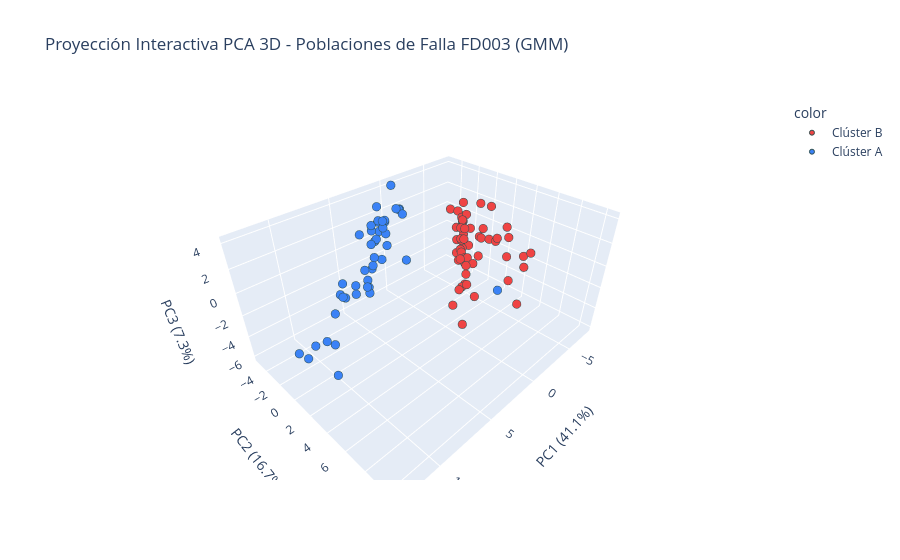

Write notebook code for a chart like this one.
### Code cell
# 5. Visualización 3D Interactiva con Plotly
fig_plotly = px.scatter_3d(
    x=X_pca_3d[:, 0], y=X_pca_3d[:, 1], z=X_pca_3d[:, 2],
    color=df_engine_features['cluster_name'],
    color_discrete_map=palette,
    hover_name=[f'Motor #{u}' for u in df_engine_features.index],
    labels={'x': f'PC1 ({var_exp[0]*100:.1f}%)', 'y': f'PC2 ({var_exp[1]*100:.1f}%)', 'z': f'PC3 ({var_exp[2]*100:.1f}%)'},
    title=f'Proyección Interactiva PCA 3D - Poblaciones de Falla FD003 ({chosen_method})'
)
fig_plotly.update_traces(marker=dict(size=5, line=dict(width=1, color='DarkSlateGrey')))
html_path = FIGURES_DIR / '03_pca_3d_interactivo_FD003.html'
fig_plotly.write_html(html_path)
print(f'  Gráfica interactiva guardada: {html_path.relative_to(PROJECT_ROOT)}')

# Renderizado inline bajo la gráfica estática (requiere renderer de plotly en el notebook)
fig_plotly.show()

### Figure 1 — Plotly figure (JSON) as saved in the notebook; plotly's stock layout.template omitted (floating-point values rounded to 4 significant figures)
{"data": [{"hovertemplate": "<b>%{hovertext}</b><br><br>color=Clúster B<br>PC1 (41.1%)=%{x}<br>PC2 (16.7%)=%{y}<br>PC3 (7.3%)=%{z}<extra></extra>", "hovertext": ["Motor #1", "Motor #3", "Motor #4", "Motor #5", "Motor #6", "Motor #8", "Motor #12", "Motor #13", "Motor #14", "Motor #15", "Motor #22", "Motor #23", "Motor #25", "Motor #26", "Motor #28", "Motor #29", "Motor #30", "Motor #31", "Motor #32", "Motor #35", "Motor #36", "Motor #40", "Motor #44", "Motor #47", "Motor #48", "Motor #50", "Motor #51", "Motor #52", "Motor #53", "Motor #54", "Motor #56", "Motor #58", "Motor #61", "Motor #63", "Motor #64", "Motor #65", "Motor #66", "Motor #67", "Motor #69", "Motor #70", "Motor #74", "Motor #76", "Motor #78", "Motor #79", "Motor #80", "Motor #83", "Motor #86", "Motor #87", "Motor #90", "Motor #91", "Motor #92", "Motor #93", "Motor #95", "Motor #99", "Motor #100"], "legendgroup": "Clúster B", "marker": {"color": "#EF4444", "line": {"color": "DarkSlateGrey", "width": 1}, "size": 5, "symbol": "circle"}, "mode": "markers", "name": "Clúster B", "scene": "scene", "showlegend": true, "type": "scatter3d", "x": [-5.762, -4.674, -7.565, -4.86, -6.15, -6.497, -4.674, -1.927, -4.594, -6.034, -4.008, -4.444, 0.8136, -4.089, -5.198, -6.32, 2.969, -5.753, 0.4855, -3.226, -5.0, -5.28, -6.275, -3.798, -0.09282, -0.9381, -1.522, -4.261, -2.293, -3.168, -6.281, -4.84, -2.814, -4.63, -0.1374, -3.27, -2.492, -6.536, -4.722, -2.612, -4.112, -6.205, -4.205, -2.903, -1.845, -3.301, -4.737, -2.981, -4.405, -0.8003, -6.225, -3.071, -3.791, -4.87, -4.541], "y": [-1.562, -0.3794, -2.936, 1.488, -1.901, -1.753, -0.7336, 6.065, -1.103, -0.9306, 0.6637, -0.001853, 8.239, 1.25, -0.8897, -2.626, 10.46, -0.6031, 9.438, 0.5406, -1.071, -1.054, -2.704, 2.181, 8.592, 3.056, 6.339, 1.614, 2.176, 4.991, -1.921, -0.8035, 4.455, -1.164, 8.704, 2.314, 1.821, -2.212, -0.7791, 1.375, 2.744, -3.44, -0.5038, 1.529, 1.744, 2.391, 1.154, 4.212, 0.07859, 2.026, -2.067, 1.327, 2.94, -0.5184, -0.4858], "z": [0.3506, -0.6868, -0.3277, 0.9603, -0.0004397, 0.5723, -0.7874, 1.439, -2.333, -2.081, -1.855, -2.329, 1.684, -2.227, -0.5918, 0.6732, 2.071, -0.1158, 4.169, -1.697, 0.03434, -2.087, -0.9859, 0.7512, 3.33, -6.111, 3.29, 0.4802, -3.095, 3.0, -0.08777, -1.029, 1.993, -1.035, 2.518, -4.772, -1.467, 1.574, -1.904, -3.887, 0.737, 0.6264, -2.688, -2.639, -3.618, -0.6396, 3.151, 1.569, -2.839, -4.551, 0.2577, -3.843, 3.783, 0.2141, -1.997]}, {"hovertemplate": "<b>%{hovertext}</b><br><br>color=Clúster A<br>PC1 (41.1%)=%{x}<br>PC2 (16.7%)=%{y}<br>PC3 (7.3%)=%{z}<extra></extra>", "hovertext": ["Motor #2", "Motor #7", "Motor #9", "Motor #10", "Motor #11", "Motor #16", "Motor #17", "Motor #18", "Motor #19", "Motor #20", "Motor #21", "Motor #24", "Motor #27", "Motor #33", "Motor #34", "Motor #37", "Motor #38", "Motor #39", "Motor #41", "Motor #42", "Motor #43", "Motor #45", "Motor #46", "Motor #49", "Motor #55", "Motor #57", "Motor #59", "Motor #60", "Motor #62", "Motor #68", "Motor #71", "Motor #72", "Motor #73", "Motor #75", "Motor #77", "Motor #81", "Motor #82", "Motor #84", "Motor #85", "Motor #88", "Motor #89", "Motor #94", "Motor #96", "Motor #97", "Motor #98"], "legendgroup": "Clúster A", "marker": {"color": "#3B82F6", "line": {"color": "DarkSlateGrey", "width": 1}, "size": 5, "symbol": "circle"}, "mode": "markers", "name": "Clúster A", "scene": "scene", "showlegend": true, "type": "scatter3d", "x": [5.548, 1.808, -0.409, 1.789, 11.79, 1.765, 5.586, 1.166, 3.255, 3.093, 7.086, 2.13, 5.32, 7.928, -0.2162, 4.316, 8.083, 5.502, 2.07, 12.84, 2.866, 10.88, 9.395, 4.04, 0.01875, 5.153, 2.362, 12.29, 8.064, 3.851, 2.007, 4.401, 10.16, 7.754, 2.102, 3.085, 1.891, 6.419, 3.769, 3.098, 11.22, -0.724, -1.037, 4.752, 2.196], "y": [-1.027, -4.033, -3.938, -4.053, 1.315, -3.171, -0.742, -1.435, -3.019, -2.923, -0.3462, -3.553, -1.139, -0.4833, -3.294, -1.925, -0.8683, -1.236, -2.759, 0.9566, -3.542, 2.002, 0.2904, -2.157, -3.79, -1.458, -3.211, 0.9688, -0.5867, 9.574, -2.771, -1.653, 0.9887, -0.917, -3.048, -2.183, -3.025, -1.28, -2.25, -2.698, 1.873, -5.178, -4.572, -2.545, -2.921], "z": [-1.062, 1.964, 2.346, 3.29, -1.542, 2.273, -1.46, -0.7514, 2.549, 1.146, -0.6088, 2.37, -1.258, -0.5725, 2.232, -0.3948, -0.4099, 0.3198, 1.496, -1.761, 1.753, -4.401, -0.771, 1.556, 2.623, -0.8407, 1.648, -2.568, -0.4955, 3.091, 0.4024, 0.05402, -2.673, 0.3536, 2.501, -0.1912, 2.506, -0.6417, 0.2458, 1.426, -1.158, 4.009, 1.98, 2.505, 2.001]}], "layout": {"legend": {"title": {"text": "color"}, "tracegroupgap": 0}, "scene": {"domain": {"x": [0, 1], "y": [0, 1]}, "xaxis": {"title": {"text": "PC1 (41.1%)"}}, "yaxis": {"title": {"text": "PC2 (16.7%)"}}, "zaxis": {"title": {"text": "PC3 (7.3%)"}}}, "title": {"text": "Proyección Interactiva PCA 3D - Poblaciones de Falla FD003 (GMM)"}}}
